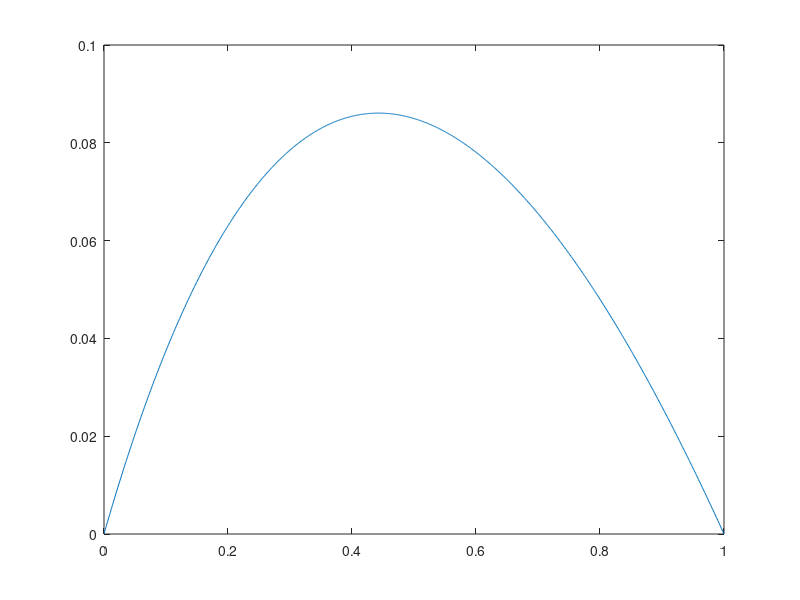

The MATLAB source for this figure: (Note: this script raises an error after producing the figure.)
% HW2 P1
% two elements
clear all
figure()
u_exact = @(x) -x+log(1+x)/log(2);
d = linspace(0,1,1e3);
plot(d,u_exact(d))
hold on

syms x
n = 2;
h = 1/n;
node = (0:n).*h;
pl = (x-node(1))/h; % psi left
pr = (node(3)-x)/h;  % psi right
dpl = diff(pl); %psi' left
dpr = diff(pr); %psi' right
K = int((1+x)*dpl*dpl,x,node(1:2))+int((1+x)*dpr*dpr,x,node(2:3));
F = int(pl,x,node(1:2))+int(pr,x,node(2:3));
alpha2 = K\F
% alpha2 =
% 1/12
plot(node,[0 alpha2 0],":")


% 4 elements
n = 4;
h = 1/n;
node = (0:n).*h;
K = zeros(n-1);
F = zeros(n-1,1);
for i = 1:n-1 %row of K
    for j = max(i-1,1):i %column of K
        pl = (x-node(j))/h; % psi with element on the left of node(j+1)
        pr = (node(j+2)-x)/h;  % psi right with element on the right of node(j+1)
        dpl = diff(pl); %psi' left
        dpr = diff(pr); %psi'right
        if i == j
            F(i) = int(pl,x,node(j:j+1))+int(pr,x,node(j+1:j+2));
            K(i,j) = int((1+x)*dpl*dpl,x,node(j:j+1))...
                +int((1+x)*dpr*dpr,x,node(j+1:j+2));
        else
            K(i,j) = int((1+x)*dpl*dpr,x,node(j+1:j+2));
            K(j,i) = K(i,j);
        end
    end
end
alpha4 = full(K\F)
% alpha4 =
%     0.0715
%     0.0845
%     0.0571
plot(node,[0 alpha4' 0],"-.")
legend()

